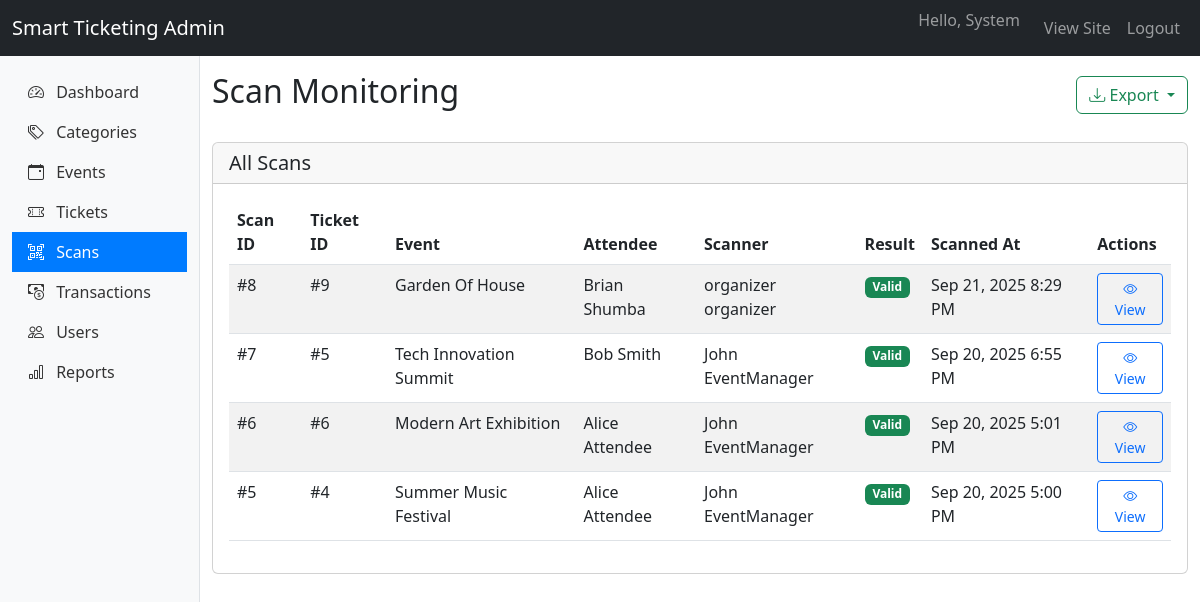
Screenshot of /admin/scans (signed in) with the database file from the repository.
### tables this page shows
CREATE TABLE `ticket_scans` (
  `id` int(11) NOT NULL,
  `ticket_id` int(11) NOT NULL,
  `scanned_by` int(11) NOT NULL,
  `scan_result` enum('valid','invalid','duplicate') NOT NULL,
  `scanned_at` timestamp NOT NULL DEFAULT current_timestamp()
);

CREATE TABLE `events` (
  `id` int(11) NOT NULL,
  `organizer_id` int(11) NOT NULL,
  `category_id` int(11) DEFAULT NULL,
  `title` varchar(255) NOT NULL,
  `description` text DEFAULT NULL,
  `venue` varchar(255) NOT NULL,
  `date_time` datetime NOT NULL,
  `event_image` varchar(255) DEFAULT NULL,
  `total_tickets` int(11) NOT NULL,
  `tickets_sold` int(11) DEFAULT 0,
  `price` decimal(10,2) DEFAULT 0.00,
  `status` enum('pending','approved','rejected') DEFAULT 'pending',
  `created_at` timestamp NOT NULL DEFAULT current_timestamp()
);

### app/core/BaseController.php (called while the page is built, shortened)
<?php
class BaseController {
    public function render($view, $data = [])
    {
        $rootDir = dirname(__DIR__, 2);
        $viewPath = $rootDir . '/app/views/' . $view . '.php';
        extract($data);
        require $viewPath;
    }
}

### app/controllers/admin/ScanController.php (called while the page is built, shortened)
<?php
class ScanController extends BaseController {
    public function index() {
        $scanModel = new TicketScan();
        $scans = $scanModel->getAllScans();
        $this->render('admin/scans/index', [
            'title' => 'Scan Monitoring - Smart Ticketing',
            'scans' => $scans
        ]);
    }
}

### public/index.php (called while the page is built, shortened)
<?php
require_once __DIR__ . '/autoloader.php';
$request_uri = $_SERVER['REQUEST_URI'];
$request_uri = explode('?', $request_uri, 2)[0];
$url = trim($request_uri, '/');
$router = new Router();
$router->get('', 'AuthController@redirectToLogin');
$router->get('login', 'AuthController@login');
$router->post('login', 'AuthController@login');
$router->get('register', 'AuthController@register');
$router->post('register', 'AuthController@register');
$router->get('logout', 'AuthController@logout');
$router->get('events', 'EventController@index');
$router->get('events/create', 'EventController@create');
$router->post('events/store', 'EventController@store');
$router->get('events/{id}', 'EventController@show');
$router->get('tickets', 'TicketController@index');
$router->get('tickets/{id}', 'TicketController@show');
$router->get('tickets/purchase/{id}', 'TicketController@purchase');
$router->get('tickets/download/{id}', 'TicketController@download');
$router->get('tickets/qr/{id}', 'TicketController@qr');
$router->get('tickets/pdf/{id}', 'TicketController@pdf');
$router->get('tickets/validate/{qrCodeHash}', 'TicketController@validate');
$router->get('organizer/dashboard', 'organizer\DashboardController@index');
$router->get('organizer/events', 'organizer\EventController@index');
$router->get('organizer/events/create', 'organizer\EventController@create');
$router->post('organizer/events/store', 'organizer\EventController@store');
$router->get('organizer/events/edit/{id}', 'organizer\EventController@edit');
$router->post('organizer/events/update/{id}', 'organizer\EventController@update');
$router->post('organizer/events/delete/{id}', 'organizer\EventController@delete');
$router->get('organizer/events/view/{id}', 'organizer\EventController@view');
$router->get('organizer/tickets', 'organizer\TicketController@index');
$router->get('organizer/tickets/event/{id}', 'organizer\TicketController@view');
$router->get('organizer/tickets/scan/{id}', 'organizer\TicketController@scan');
$router->get('organizer/transactions', 'organizer\TransactionController@index');
$router->get('organizer/transactions/event/{id}', 'organizer\TransactionController@view');
$router->get('organizer/scans', 'organizer\ScanController@index');
$router->get('organizer/scans/scan', 'organizer\ScanController@scan');
$router->post('organizer/scans/process', 'organizer\ScanController@processScan');
$router->get('organizer/scans/history', 'organizer\ScanController@history');
$router->get('organizer/scans/history/{id}', 'organizer\ScanController@history');
$router->get('organizer/reports', 'organizer\ReportsController@index');
$router->get('organizer/reports/sales', 'organizer\ReportsController@sales');
$router->get('organizer/reports/attendance', 'organizer\ReportsController@attendance');
$router->get('organizer/reports/attendance/{id}', 'organizer\ReportsController@attendance');
$router->get('organizer/reports/event/{id}', 'organizer\ReportsController@event');
$router->get('organizer/reports/export/{type}', 'organizer\ReportsController@export');
$router->get('organizer/reports/export/{type}/{id}', 'organizer\ReportsController@export');
$router->get('organizer/scanner', 'organizer\ScannerController@index');
$router->get('organizer/scanner/scan', 'organizer\ScannerController@scan');
$router->post('organizer/scanner/process', 'organizer\ScannerController@processScan');
$router->get('organizer/scanner/result', 'organizer\ScannerController@result');
$router->get('organizer/scanner/history', 'organizer\ScannerController@history');
$router->get('organizer/scanner/history/{ticketId}', 'organizer\ScannerController@history');
$router->get('organizer/scanner/download', 'organizer\ScannerController@download');
$router->get('admin/dashboard', 'admin\DashboardController@index');
$router->get('admin/categories', 'admin\CategoryController@index');
$router->get('admin/categories/create', 'admin\CategoryController@create');
$router->post('admin/categories/store', 'admin\CategoryController@store');
$router->get('admin/categories/edit/{id}', 'admin\CategoryController@edit');
$router->post('admin/categories/update/{id}', 'admin\CategoryController@update');
$router->post('admin/categories/delete/{id}', 'admin\CategoryController@delete');
$router->get('admin/events', 'admin\EventController@index');
$router->get('admin/events/view/{id}', 'admin\EventController@view');
$router->get('admin/events/approve/{id}', 'admin\EventController@approve');
$router->get('admin/events/reject/{id}', 'admin\EventController@reject');
$router->get('admin/events/disable/{id}', 'admin\EventController@disable');
$router->get('admin/tickets', 'admin\TicketController@index');
$router->get('admin/tickets/view/{id}', 'admin\TicketController@view');
$router->get('admin/tickets/check/{id}', 'admin\TicketController@checkFraud');
$router->get('admin/tickets/history/{id}', 'admin\TicketController@scanHistory');
$router->get('admin/scans', 'admin\ScanController@index');
$router->get('admin/scans/view/{id}', 'admin\ScanController@view');
$router->get('admin/scans/analytics', 'admin\ScanController@analytics');
$router->get('admin/scans/suspicious', 'admin\ScanController@suspicious');
$router->get('admin/scans/export', 'admin\ScanController@export');
$router->get('admin/scans/export/{type}', 'admin\ScanController@export');
$router->get('admin/transactions', 'admin\TransactionController@index');
$router->get('admin/transactions/view/{id}', 'admin\TransactionController@view');
$router->get('admin/transactions/suspicious', 'admin\TransactionController@suspicious');
$router->get('admin/transactions/analytics', 'admin\TransactionController@analytics');
$router->get('admin/transactions/export', 'admin\TransactionController@export');
$router->get('admin/transactions/export/{type}', 'admin\TransactionController@export');
$router->get('admin/reports', 'admin\ReportsController@index');
$router->get('admin/reports/sales', 'admin\ReportsController@sales');
$router->get('admin/reports/attendance', 'admin\ReportsController@attendance');
$router->get('admin/reports/attendance/{id}', 'admin\ReportsController@attendance');
$router->get('admin/reports/event/{id}', 'admin\ReportsController@event');
$router->get('admin/reports/export/{type}', 'admin\ReportsController@export');
$router->get('admin/reports/export/{type}/{id}', 'admin\ReportsController@export');
$router->get('admin/users', 'admin\UserController@index');
$router->get('admin/users/create', 'admin\UserController@create');
$router->post('admin/users/store', 'admin\UserController@store');
$router->get('admin/users/view/{id}', 'admin\UserController@view');
$router->get('admin/users/edit/{id}', 'admin\UserController@edit');
$router->post('admin/users/update/{id}', 'admin\UserController@update');
$router->post('admin/users/delete/{id}', 'admin\UserController@delete');
$router->dispatch($url);

### public/autoloader.php (called while the page is built, shortened)
<?php
spl_autoload_register(function ($class) {
    $class = str_replace('app\\', '', $class);
    $file = __DIR__ . '/../app/' . str_replace('\\', '/', $class) . '.php';
    $file = str_replace('/', DIRECTORY_SEPARATOR, $file);
});

### app/models/TicketScan.php (called while the page is built, shortened)
<?php
class TicketScan {
    private $db;
    public function __construct() {
        $database = new Database();
        $this->db = $database->getConnection();
    }
    public function getAllScans() {
        $sql = "SELECT ts.*, t.qr_code_hash, e.title as event_title,
                CONCAT(u.first_name, ' ', u.last_name) as attendee_name,
                CONCAT(staff.first_name, ' ', staff.last_name) as scanner_name
                FROM ticket_scans ts
                JOIN tickets t ON ts.ticket_id = t.id
                JOIN events e ON t.event_id = e.id
                JOIN users u ON t.user_id = u.id
                JOIN users staff ON ts.scanned_by = staff.id
                ORDER BY ts.scanned_at DESC";
        $stmt = $this->db->prepare($sql);
        $stmt->execute();
        return $stmt->fetchAll(PDO::FETCH_ASSOC);
    }
}

### app/config/Database.php (called while the page is built, shortened)
<?php
class Database {
    private $host = 'localhost';
    private $port = '3306';
    private $db_name = 'smart_ticketing';
    private $username = 'root';
    private $password = 'promise';
    public function getConnection() {
        $this->conn = null;
        try {
            $dsn = "mysql:host={$this->host};port={$this->port};dbname={$this->db_name}";
            $this->conn = new \PDO($dsn, $this->username, $this->password);
            $this->conn->setAttribute(\PDO::ATTR_ERRMODE, \PDO::ERRMODE_EXCEPTION);
            $this->conn->exec("SET NAMES 'utf8'");
            $this->conn->exec("SET CHARACTER SET utf8");
        } catch(\PDOException $e) {
            echo "Connection failed: " . $e->getMessage();
            error_log("Database error: " . $e->getMessage());
        }
        return $this->conn;
    }
}

### app/views/admin/scans/index.php (the view, shortened to what this page needs)
<div class="d-flex justify-content-between align-items-center mb-4">
    <h2>Scan Monitoring</h2>
    <div>
        <div class="btn-group">
            <button type="button" class="btn btn-outline-success dropdown-toggle" data-bs-toggle="dropdown">
                <i class="bi bi-download"></i> Export
            </button>
        </div>
    </div>
</div>
<div class="card">
    <div class="card-header">
        <h5 class="mb-0">All Scans</h5>
    </div>
    <div class="card-body">
        <?php if (empty($scans)): ?>
            <div class="alert alert-info">
                No scan records found.
            </div>
        <?php else: ?>
            <div class="table-responsive">
                <table class="table table-striped">
                    <thead>
                        <tr>
                            <th>Scan ID</th>
                            <th>Ticket ID</th>
                            <th>Event</th>
                            <th>Attendee</th>
                            <th>Scanner</th>
                            <th>Result</th>
                            <th>Scanned At</th>
                            <th>Actions</th>
                        </tr>
                    </thead>
                    <tbody>
                        <?php foreach ($scans as $scan): ?>
                            <tr>
                                <td>#<?= $scan['id'] ?></td>
                                <td>#<?= $scan['ticket_id'] ?></td>
                                <td><?= htmlspecialchars($scan['event_title']) ?></td>
                                <td><?= htmlspecialchars($scan['attendee_name']) ?></td>
                                <td><?= htmlspecialchars($scan['scanner_name']) ?></td>
                                <td>
                                    <span class="badge bg-<?= $scan['scan_result'] === 'valid' ? 'success' : ($scan['scan_result'] === 'duplicate' ? 'warning' : 'danger') ?>">
                                        <?= ucfirst($scan['scan_result']) ?>
                                    </span>
                                </td>
                                <td><?= date('M j, Y g:i A', strtotime($scan['scanned_at'])) ?></td>
                                <td>
                                    <a href="<?= BASE_URL ?>/admin/scans/view/<?= $scan['id'] ?>" class="btn btn-sm btn-outline-primary">
                                        <i class="bi bi-eye"></i> View
                                    </a>
                                </td>
                            </tr>
                        <?php endforeach; ?>
                    </tbody>
                </table>
            </div>
        <?php endif; ?>
    </div>
</div>

### rows the page displays
ticket_scans: id "8", ticket "9", events.title "Garden Of House", attendee_name "Brian Shumba", scanner_name "organizer organizer", scan_result "Valid", scanned_at "Sep 21, 2025 8:29 PM"
ticket_scans: id "7", ticket "5", events.title "Tech Innovation Summit", attendee_name "Bob Smith", scanner_name "John EventManager", scan_result "Valid", scanned_at "Sep 20, 2025 6:55 PM"
ticket_scans: id "6", ticket "6", events.title "Modern Art Exhibition", attendee_name "Alice Attendee", scanner_name "John EventManager", scan_result "Valid", scanned_at "Sep 20, 2025 5:01 PM"
ticket_scans: id "5", ticket "4", events.title "Summer Music Festival", attendee_name "Alice Attendee", scanner_name "John EventManager", scan_result "Valid", scanned_at "Sep 20, 2025 5:00 PM"

### other values shown
$_SESSION['user']['first_name'] "System"
